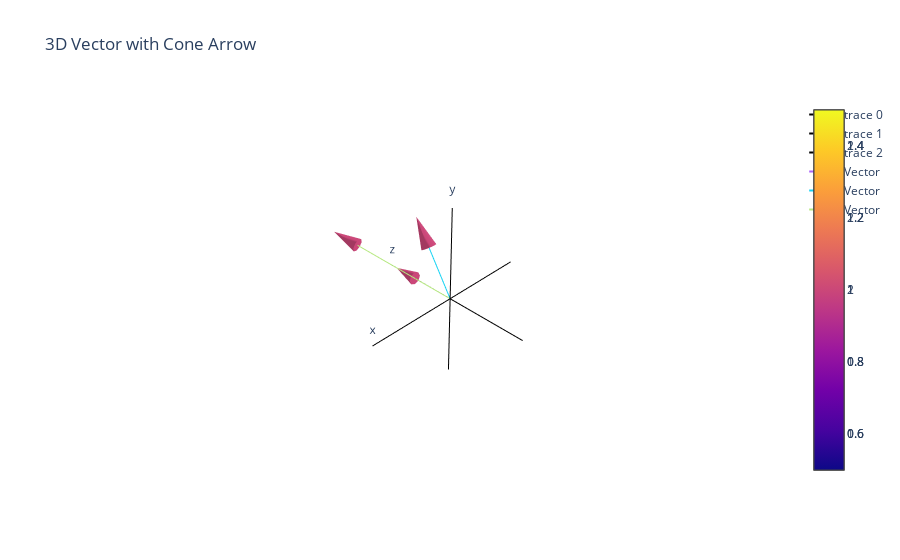

The cell this chart's notebook holds for it:
### Markdown cell above
We now hope to calculate the actual vector $\hat{B}$ from the curvefit algorithm. The ion_model package contains a PolarVector class which can be used to define a polar vector, along with methods for converting to cartesian coordinates and calculating the angle between two vectors. Polar vector is defined using conventional spherical polar coordinates

<p align="center">
<img src="img/SphericalCoordinates_1201.png" height="300">
</p>

### Code cell
import plotly.graph_objs as go
from ion_model import PolarVector
import numpy as np
from plotly_wrapper import VectorPlot

B = PolarVector(1, 0, 0)
E = PolarVector(1, np.pi/2, np.arccos(1/np.sqrt(3)))

vp = VectorPlot()
vp.add_vector((B, E))
vp.align_vectors_with_experiment()
fig = vp.plot()

fig.show()

### Figure 1 — Plotly figure (JSON) as saved in the notebook; plotly's stock layout.template omitted (floating-point values rounded to 4 significant figures)
{"data": [{"line": {"color": "black"}, "mode": "lines+text", "text": ["", "x"], "type": "scatter3d", "x": [-1.5, 1.5], "y": [0, -1.837e-16], "z": [0, 1.125e-32]}, {"line": {"color": "black"}, "mode": "lines+text", "text": ["", "y"], "type": "scatter3d", "x": [0, 1.837e-16], "y": [-9.185e-17, -9.185e-17], "z": [-1.5, 1.5]}, {"line": {"color": "black"}, "mode": "lines+text", "text": ["", "z"], "type": "scatter3d", "x": [0, 0], "y": [1.5, -1.5], "z": [-9.185e-17, 9.185e-17]}, {"mode": "lines", "name": "Vector", "type": "scatter3d", "x": [0, 0], "y": [0, -1], "z": [0, 6.123e-17]}, {"name": "Arrow", "sizemode": "absolute", "sizeref": 0.5, "type": "cone", "u": [0], "v": [-1], "w": [6.123e-17], "x": [0], "y": [-1], "z": [6.123e-17]}, {"mode": "lines", "name": "Vector", "type": "scatter3d", "x": [0, 5e-17], "y": [0, -0.5774], "z": [0, 0.8165]}, {"name": "Arrow", "sizemode": "absolute", "sizeref": 0.5, "type": "cone", "u": [5e-17], "v": [-0.5774], "w": [0.8165], "x": [5e-17], "y": [-0.5774], "z": [0.8165]}, {"mode": "lines", "name": "Vector", "type": "scatter3d", "x": [0, 0.5412], "y": [0, -1.848], "z": [0, 0.5412]}, {"name": "Arrow", "sizemode": "absolute", "sizeref": 0.5, "type": "cone", "u": [0.5412], "v": [-1.848], "w": [0.5412], "x": [0.5412], "y": [-1.848], "z": [0.5412]}], "layout": {"scene": {"xaxis": {"visible": false}, "yaxis": {"visible": false}, "zaxis": {"visible": false}}, "title": {"text": "3D Vector with Cone Arrow"}}}
